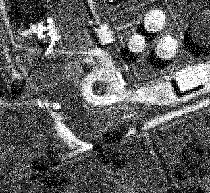
#> input picture test-vision-vitor/notebooks/img_q_1/img46_gray_noise.png, 210 x 193 px
$ jupyter execute questao_1.ipynb
#> lines starting #> are read from the running program, lines starting #| are printed output that depends on the picture
[cell 1]
import cv2
import numpy as np
import matplotlib.pyplot as plt
def read_img(path):
#> called with path = 'img_q_1/img46_gray_noise.png'
   return cv2.imread(path)
#> returned value is the input picture: shape (193, 210, 3); min 0, max 255, mean 93.3
noisy_image = read_img('img_q_1/img46_gray_noise.png')
plt.imshow(noisy_image)
plt.axis('off')
plt.show()

[cell 2]
filtered_image = cv2.medianBlur(noisy_image, 3)
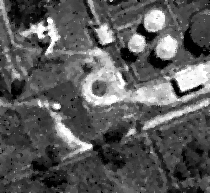
#> filtered_image: shape (193, 210, 3); min 0, max 255, mean 90.9
plt.imshow(filtered_image)
plt.axis('off')
plt.show()

[cell 3]
fig, axes = plt.subplots(3, 3, figsize=(8, 8))
images = []
lista = [3, 5, 7, 9, 11, 13, 15, 17, 19]

for i in lista:
    images.append(cv2.medianBlur(noisy_image, i))
#> after the loop, images = 9 items
for i, ax in enumerate(axes.flat):
    ax.imshow(images[i])
    ax.axis('off')

plt.tight_layout()
plt.show()
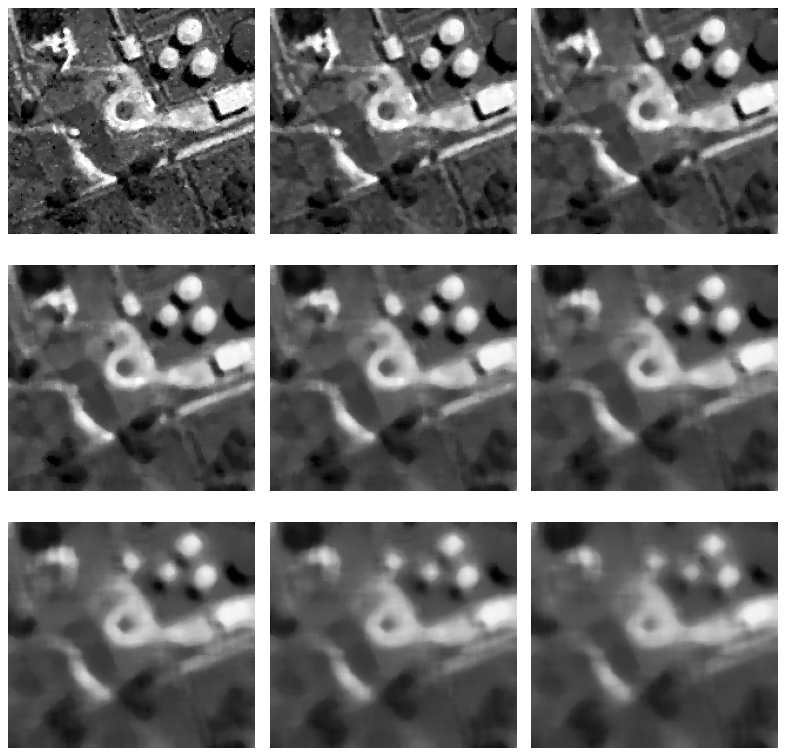
#> figure drawn by matplotlib, 9 panels
